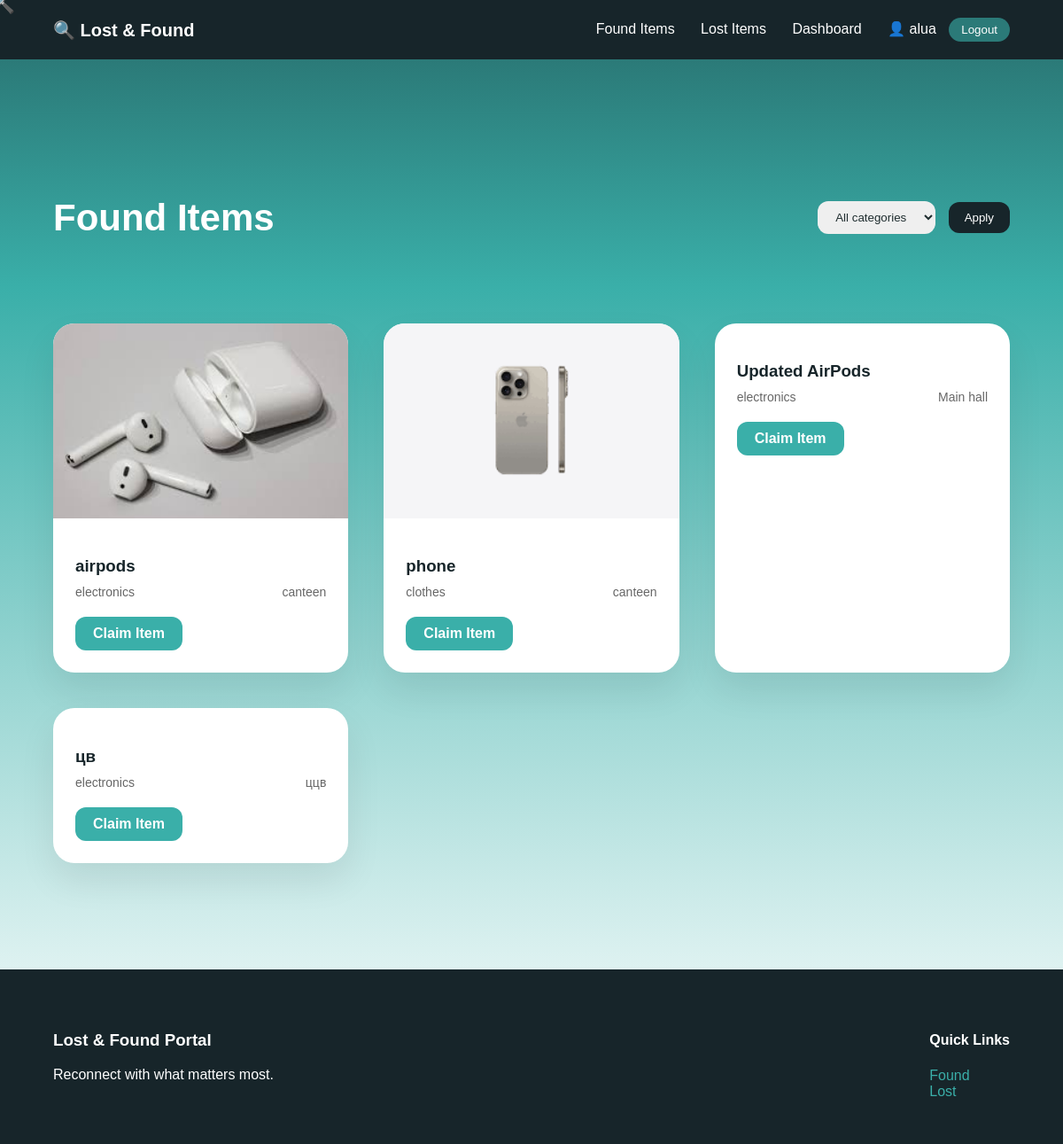
The app's page /found/ (signed in) with its own data.
### portal/models.py (models this page shows, shortened)
class Item(models.Model):
    ITEM_TYPE_CHOICES = [
        ('lost', 'Lost'),
        ('found', 'Found'),
    ]
    CATEGORY_CHOICES = [
        ('electronics', 'Electronics'),
        ('clothes', 'Clothes'),
        ('documents', 'Documents'),
        ('other', 'Other'),
    ]
    title = models.CharField(max_length=100)
    description = models.TextField()
    location = models.CharField(max_length=100)
    item_type = models.CharField(
        max_length=10,
        choices=ITEM_TYPE_CHOICES
    )
    category = models.CharField(
        max_length=20,
        choices=CATEGORY_CHOICES
    )
    created_by = models.ForeignKey(
    User,
    on_delete=models.SET_NULL,
    null=True,
    blank=True
)
    date_created = models.DateTimeField(auto_now_add=True)

class ItemImage(models.Model):
    item = models.ForeignKey(
        Item,
        on_delete=models.CASCADE,
        related_name='images'
    )
    image = models.ImageField(upload_to='items/')

### portal/views.py (the view)
# urls.py: path('found/', items_page),
def items_page(request):
    category = request.GET.get('category')
    items = Item.objects.filter(item_type='found')
    if category:
        items = items.filter(category=category)
    return render(request, 'items_list.html', {
        'items': items,
        'page_title': 'Found Items'
    })

### portal/templates/items_list.html (shortened to what this page needs)
{% extends "base.html" %}
{% block content %}
<section class="items-section">
    <div class="items-header">
        <h1 class="items-title">{{ page_title }}</h1>
        <form method="GET" class="modern-filter">
            <select name="category">
                <option value="">All categories</option>
            </select>
            <button type="submit">Apply</button>
        </form>
    </div>
    <div class="modern-items-grid">
        {% for item in items %}
        <div class="modern-item-card">
            {% if item.images.all %}
            <div class="modern-card-image">
                <img src="{{ item.images.first.image.url }}" alt="{{ item.title }}">
            </div>
            {% endif %}
            <div class="modern-card-content">
                <h3>{{ item.title }}</h3>
                <div class="modern-meta">
                    <span>{{ item.category }}</span>
                    <span>{{ item.location }}</span>
                </div>
                <a href="/claim/{{ item.id }}/" class="modern-claim-btn">
                    Claim Item
                </a>
            </div>
        </div>
        {% endfor %}
    </div>
</section>
{% endblock %}

### portal/templates/base.html (shortened to what this page needs)
<!DOCTYPE html>
<html lang="en">
<head>
    {% load static %}
    <link rel="stylesheet" href="{% static 'css/style.css' %}">
</head>
<body>
<div class="emoji-cursor">🔍</div>
<nav class="navbar">
    <a href="/" class="logo">🔍 Lost & Found</a>
    <div class="nav-links">
    <a href="/found/">Found Items</a>
    <a href="/lost/">Lost Items</a>
    <a href="/dashboard/">Dashboard</a>
    {% if user.is_authenticated %}
        <a href="/profile/" class="nav-username">
            <span class="user-info">
          👤 {{ user.username }}
            </span>
        </a>
        <form method="post" action="{% url 'logout' %}" class="nav-logout-form">
            <button type="submit" class="nav-logout-btn">
                Logout
            </button>
        </form>
    {% else %}
        <a href="{% url 'login' %}" class="nav-login-btn">Login</a>
        <a href="/register/" class="nav-register-btn">Register</a>
    {% endif %}
    </div>
</nav>
{% block content %}{% endblock %}
<footer class="footer">
    <div class="footer-inner">
        <div>
            <h3>Lost & Found Portal</h3>
            <p>Reconnect with what matters most.</p>
        </div>
        <div>
            <h4>Quick Links</h4>
            <a href="/found/">Found</a><br>
            <a href="/lost/">Lost</a>
        </div>
    </div>
</footer>
</body>
</html>

### portal/static/css/style.css (style rules this page uses)
:root { --dark: #17252A; --teal-dark: #2B7A78; --teal: #3AAFA9; --light: #DEF2F1; --white: #FFFFFF; }
body { margin: 0; font-family: Arial, sans-serif; background: var(--light); color: var(--dark); }
.navbar { background: var(--dark); padding: 20px 60px; display: flex; justify-content: space-between; align-items: center; }
.logo { color: var(--white); text-decoration: none; font-weight: bold; font-size: 20px; }
.nav-links a { color: var(--white); text-decoration: none; margin-left: 25px; font-weight: 500; }
.footer { background: var(--dark); padding: 50px 60px; color: var(--white); }
.footer-inner { display: flex; justify-content: space-between; }
.footer a { color: var(--teal); text-decoration: none; }
body { cursor: none; }
.emoji-cursor { position: fixed; font-size: 28px; pointer-events: none; transform: translate(-50%, -50%); z-index: 9999; }
.items-header { display: flex; justify-content: space-between; align-items: center; margin-bottom: 60px; color: white; }
.items-header h1 { font-size: 42px; }
.modern-item-card { background: rgba(255,255,255,0.1); backdrop-filter: blur(15px); border-radius: 24px; overflow: hidden; transition: 0.3s ease; box-shadow: 0 20px 40px rgba(0,0,0,0.15); }
.modern-item-card img { width: 100%; height: 240px; object-fit: cover; }
.items-section { padding: 120px 60px; background: linear-gradient( to bottom, #2B7A78 0%, #3AAFA9 25%, #DEF2F1 100% ); }
.items-header { display: flex; justify-content: space-between; align-items: center; margin-bottom: 60px; }
.items-title { font-size: 42px; font-weight: 700; color: white; }
.modern-filter select { padding: 10px 16px; border-radius: 12px; border: none; }
.modern-filter button { padding: 10px 18px; border-radius: 12px; border: none; background: #17252A; color: white; margin-left: 10px; cursor: pointer; }
.modern-items-grid { display: grid; grid-template-columns: repeat(auto-fill, minmax(280px, 1fr)); gap: 40px; }
.modern-item-card { background: white; border-radius: 24px; overflow: hidden; box-shadow: 0 20px 40px rgba(0,0,0,0.08); transition: 0.3s; }
.modern-card-image { height: 220px; overflow: hidden; }
.modern-card-image img { width: 100%; height: 100%; object-fit: cover; }
.modern-card-content { padding: 25px; }
.modern-card-content h3 { margin-bottom: 10px; }
.modern-meta { display: flex; justify-content: space-between; font-size: 14px; color: #666; margin-bottom: 20px; }
.modern-claim-btn { display: inline-block; padding: 10px 20px; background: #3AAFA9; color: white; border-radius: 12px; text-decoration: none; font-weight: 600; }
.modern-item-card { animation: fadeUp 0.6s ease forwards; }
select { color: #1f2d2f; }
select option[value=""] { color: #9aa5a8; }
.nav-username { margin-left: 20px; color: white; font-weight: 600; text-decoration: none; }
.nav-logout-form { display: inline; }
.nav-logout-btn { margin-left: 10px; padding: 6px 14px; border-radius: 15px; border: none; background: #2B7A78; color: white; cursor: pointer; transition: 0.3s; }

### records on screen
Item: images.first.image (picture), title "airpods", category "electronics", location "canteen"
Item: images.first.image (picture), title "phone", category "clothes", location "canteen"
Item: title "Updated AirPods", category "electronics", location "Main hall"
Item: title "цв", category "electronics", location "ццв"

### other values on screen
{{ user.username }} "alua"
{{ page_title }} "Found Items"
